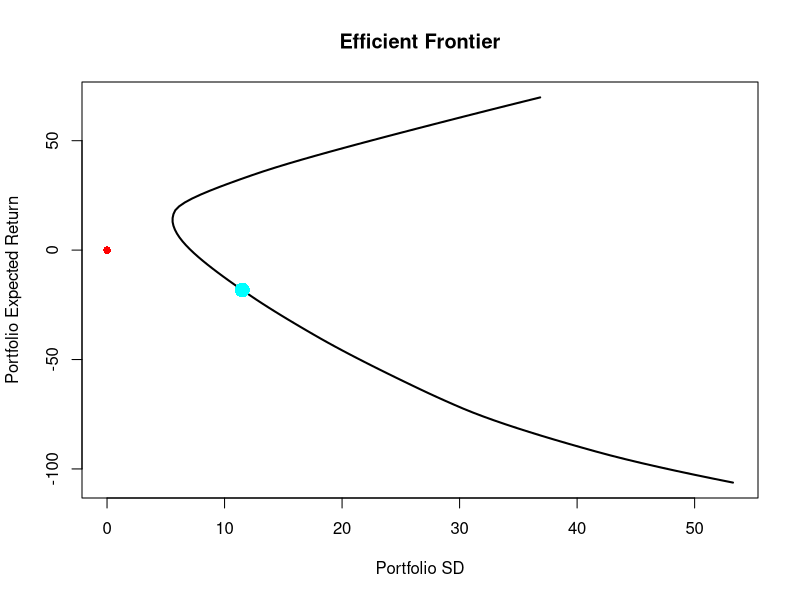

Write the R code that produced this figure.
rm(list = ls())
while(length(dev.list()) > 0){dev.off()}
library(quadprog) # need the solve.QP() function
library(Matrix) # need the nearPD() function

# a function to find the range of expected returns that are possible given individual assets' expected 
# returns and weight constraints
rx.range <- function(rx, min.allo = 0, max.allo = 1, weight.sum = 1){
  # to get the minimum expected return of the portfolio, apply as much weight as is allowable to the 
  # assets with the lowest individual return rates
  rx <- sort(rx) # lowest to highest individual asset expected return values
  x <- weight.sum - length(rx) * min.allo # how much of the total weight we have left to apply to assets
  rx.min <- sum(rx * min.allo) # start by applying minimum weight to eash asset
  for(i in rx){
    if(x == 0){break} # once we have no more weight to apply, move on
    y <- min(max.allo, x) # find the max allowable weight, unless we have less than that much left
    rx.min <- rx.min + i * y # apply that weight
    x <- x - y # decrement the amount of weight we have left to apply
  }
  
  rx <- sort(rx, decreasing = T)
  x <- weight.sum - length(rx) * min.allo
  rx.max <- sum(rx * min.allo)
  for(i in rx){
    if(x == 0){break}
    y <- min(max.allo, x)
    rx.max <- rx.max + i * y
    x <- x - y
  }
  
  c(rx.min, rx.max)
}

# a function to give a series of weight vectors constituting portfolios on the efficient frontier
# subject to weight constraints.
# minimizes portfolio standard deviation at a sequence of portfolio expected return values
# `contraction` shrinks the range of exp. ret. values checked by a small amount because
# trouble tends to arrise when the solver hits the extremes of that range
eff.frontier <- function(time.series, min.allo = 0, max.allo = 1, 
                         weight.sum = 1, n.step = 100, contraction = 0.99){
  n.asset <- dim(time.series)[2]
  if(is.null(colnames(time.series))){
    colnames(time.series) <- paste("A", 1:n.asset, sep = "") # name the assets if they aren't already
  }
  if(min.allo * n.asset > weight.sum){stop("Minimum allocation too high for given weight sum constraint.")}
  if(max.allo * n.asset < weight.sum){stop("Maximum allocation too low for given weight sum constraint.")}
  
  Dmat <- matrix(nearPD(cov(time.series))$mat, ncol = n.asset) # quadratic term
  cov.mat.norm <- norm(Dmat)
  dvec <- colMeans(time.series) # linear term
  Amat <- cbind("sum.col" = rep(1, times = n.asset),
                "rx.col" = dvec,
                "min.allo" = diag(n.asset),
                "max.allo" = -diag(n.asset)) # constraint matrix
  meq <- 2 # number of equality constraints
  # range of possible expected return values for portfolios of the given assets
  rx.rng <- rx.range(rx = dvec,
                     min.allo = min.allo,
                     max.allo = max.allo,
                     weight.sum = weight.sum)  
  
  rx.rng <- (rx.rng - mean(rx.rng)) * contraction + mean(rx.rng) # shrink the range a little bit
  # generate a sequence of exp. ret. values at which to minimize portfolio stdev
  rx.seq <- seq(rx.rng[1], rx.rng[2], length.out = n.step) 
  
  ftr <- t(sapply(X = rx.seq,
                  FUN = function(rx){
                    bvec <- c(weight.sum, rx, 
                              rep(min.allo, times = n.asset), 
                              -rep(max.allo, times = n.asset))
                    w <- solve.QP(Dmat = Dmat / cov.mat.norm,
                                  dvec = dvec / cov.mat.norm, 
                                  Amat = Amat, 
                                  bvec = bvec, 
                                  meq = meq)$solution
                    stdev <- sqrt(t(w) %*% Dmat %*% w)
                    c(w, "sd" = stdev, "rx" = rx)
                  })) # apply solve.QP over all the rx values
  colnames(ftr) <- c(colnames(time.series), "sd", "rx") # give names
  ftr
}

folio.optim <- function(rx.goal, time.series, min.allo = 0, max.allo = 1, weight.sum = 1){
  n.asset <- dim(time.series)[2]
  if(is.null(colnames(time.series))){
    colnames(time.series) <- paste("A", 1:n.asset, sep = "")
  }
  if(min.allo * n.asset > weight.sum){stop("Minimum allocation too high for given weight sum constraint.")}
  if(max.allo * n.asset < weight.sum){stop("Maximum allocation too low for given weight sum constraint.")}
  
  # Dmat <- matrix(nearPD(cov(time.series))$mat, ncol = n.asset)
  Dmat <- cov(time.series)
  dvec <- colMeans(time.series)
  Amat <- cbind("sum.col" = rep(1, times = n.asset),
                "rx.col" = dvec,
                "min.allo" = diag(n.asset),
                "max.allo" = -diag(n.asset))
  meq <- 2
  rx.rng <- rx.range(rx = dvec,
                     min.allo = min.allo,
                     max.allo = max.allo,
                     weight.sum = weight.sum)
  
  if(rx.goal < rx.rng[1]){
    stop(paste("Expected return goal too low. Try a goal between", 
               round(rx.rng[1], digits = 2), "and", round(rx.rng[2], digits = 2),"."))
  }else if(rx.goal > rx.rng[2]){
    stop(paste("Expected return goal too high. Try a goal between", 
               round(rx.rng[1], digits = 2), "and", round(rx.rng[2], digits = 2),"."))
  }
  
  bvec <- c(weight.sum, rx.goal, 
            rep(min.allo, times = n.asset), 
            -rep(max.allo, times = n.asset))
  soln <- solve.QP(Dmat = Dmat,
                   dvec = dvec, 
                   Amat = Amat, 
                   bvec = bvec, 
                   meq = meq)$solution
  names(soln) <- colnames(time.series)
  soln
}

folio <- function(time.series){
  E <- new.env()
  E$rx <- colMeans(time.series)
  E$cov.mat <- matrix(nearPD(cov(time.series))$mat, ncol = dim(time.series)[2])
  function(weights){
    c("sd" = as.numeric(sqrt(t(weights) %*% E$cov.mat %*% weights)),
      "rx" = sum(E$rx * weights))
  }
}

################################
#### Generate a time series ####
################################

n.asset <- 10

time.series <- sapply(X = 1:n.asset,
                      FUN = function(i){
                        cumsum(rnorm(n = n.asset^2, sd = 10))
                      })
asset.names <- paste("A", 1:n.asset, sep = "")
colnames(time.series) <- asset.names

#####################################
#### Plot the efficient frontier ####
#####################################

ftr <- eff.frontier(time.series = time.series)

psd <- ftr[,"sd"] # portfolio sd
prx <- ftr[,"rx"] # portfolio exp. ret.
x.min <- min(0, psd)
x.max <- max(0, psd)
y.min <- min(0, prx)
y.max <- max(0, prx)
plot(x = psd, y = prx, type = "l", lwd = 2, 
     xlim = c(x.min, x.max), ylim = c(y.min, y.max),
     xlab = "Portfolio SD", ylab = "Portfolio Expected Return",
     main = "Efficient Frontier")
points(x = 0, y = 0, pch = 16, col = "red") # add origin for reference

########################
#### Test optimizer ####
########################

rx.goal <- mean(prx)
w <- folio.optim(rx.goal = rx.goal, time.series = time.series)
pt <- folio(time.series)(weights = w)
points(x = pt[1], y = pt[2], pch = 16, col = "cyan", cex = 2)
